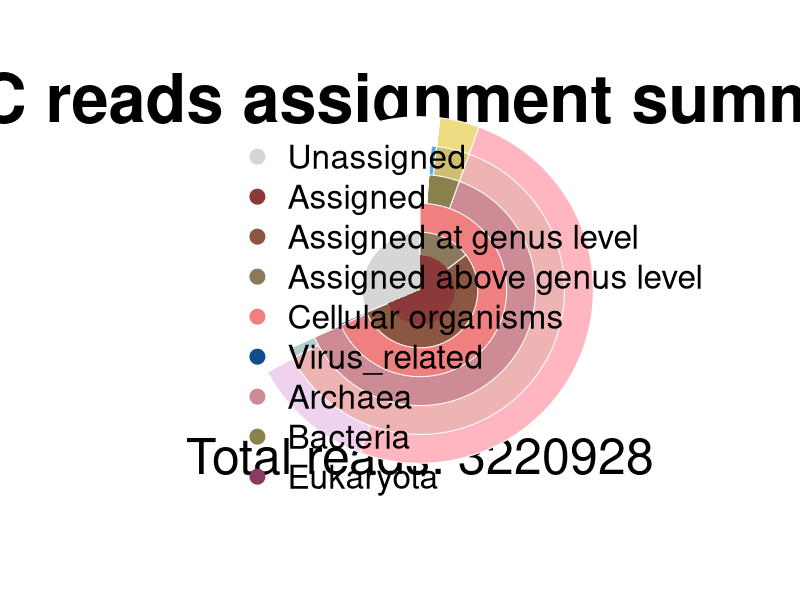

This chart was generated by the following R code:
library('plotrix')
total = 3220928 # ICC #3558692 # DS2_2 #3718896 # DS2_1
assigned = 2211826 #2484110 #2560484
unassigned = 1009102 #1074582 #1158412
genus= 1741930  #1970997 #2028347
above_genus= 469896  #513113 #532137
cellular = 2199641  #2471315 #2547598 
virus = 12185  #12795 #12886
archaea = 2021856  #2278316 #2344307
bacteria = 138349   #150062 #159313
eukaryota = 395 #482 #460
cellular_root = 39041 #42455 #43518
ahs = 1984877 #2238027 #2302471
anhs = 36979   #40289 #41836
bhs = 118858  #129382 #137915
bnhs = 19491  #20680 #21398
ahsgenus = 1612629  #1830660 #1879348
ahsnongenus = 372248  #407367 #423123
bhsgenus = 118858  #129382 #137915 # Salinbacter 
bhsnongenus = 0 #0 #0
colors=list(NO='white',total='black',unassigned='gray84',assigned='indianred4',genus='lightsalmon4',above_genus='navajowhite4',
            cellular='lightcoral',virus='dodgerblue4', archaea='lightpink3',bacteria='lightgoldenrod4',eukaryota='hotpink4',
            bhypersaline='lightgoldenrod3',bnonhypersaline='steelblue2',ahypersaline ='rosybrown2', anonhypersaline='lightcyan3', 
            bhsgenus='lightgoldenrod2', bnongenus='dodgerblue2', ahsgenus='lightpink', ahsnongenus='thistle2')
iniR=0.15
par(mar=c(2,2,2,2))
png('/Users/Xin/Desktop/IC_project/output/01142016/ICC_assignment_summary.png', width = 2000, height = 2000)
pie(1, radius=iniR,col=c('white'), border = NA, labels='')
title(main = "ICC reads assignment summary", sub = 'Total reads: 3220928', line = -2, cex.main = 4, cex.sub = 3)
floating.pie(0,0,c(unassigned,  virus, anhs,ahsnongenus,ahsgenus,bhsgenus,bhsnongenus,bnhs, eukaryota, cellular_root), radius=6*iniR, startpos=pi/2, col=as.character(colors[c('NO', 'NO', 'NO','ahsnongenus','ahsgenus','bhsgenus','NO','NO','NO', 'NO')]),border='white')
floating.pie(0,0,c(unassigned,  virus, anhs,ahs,bhs,bnhs, eukaryota, cellular_root), radius=5*iniR, startpos=pi/2, col=as.character(colors[c('NO', 'NO', 'anonhypersaline','ahypersaline','bhypersaline','bnonhypersaline','NO', 'NO')]),border='white')
floating.pie(0,0,c(unassigned,  virus, archaea,bacteria, eukaryota, cellular_root), radius=4*iniR, startpos=pi/2, col=as.character(colors[c('NO', 'NO', 'archaea','bacteria','eukaryota', 'NO')]),border='white')
floating.pie(0,0,c(unassigned,virus,cellular),radius=3*iniR, startpos=pi/2, col=as.character(colors[c('NO', 'virus','cellular')]),border='white')
floating.pie(0,0,c(unassigned, genus, above_genus), radius=2*iniR,startpos=pi/2, col=as.character(colors[c('unassigned','genus', 'above_genus')]), border = 'white')
floating.pie(0,0,c(unassigned, assigned), radius=1.2*iniR,startpos=pi/2, col=as.character(colors[c('unassigned','assigned')]), border = NA)
labelnames=c('Unassigned', 'Assigned', 'Assigned at genus level','Assigned above genus level','Cellular organisms', 'Virus_related', 'Archaea', 'Bacteria', 'Eukaryota', 'Hypersaline bacteria', 'Non-hypersaline bacteria', 'Hypersaline archaea', 'Non-hypersaline archaea', 'Hypersaline bacteria assigned at genus level', 'Hypersaline bacteria assigned above genus level', 'Hypersaline archaea assigned at genus level', 'Hypersaline archaea assigned above genus level')
legend(-1,0.9, labelnames, col=as.character(colors[-1:-2]), pch=19,bty='n', cex = 2)
dev.off()